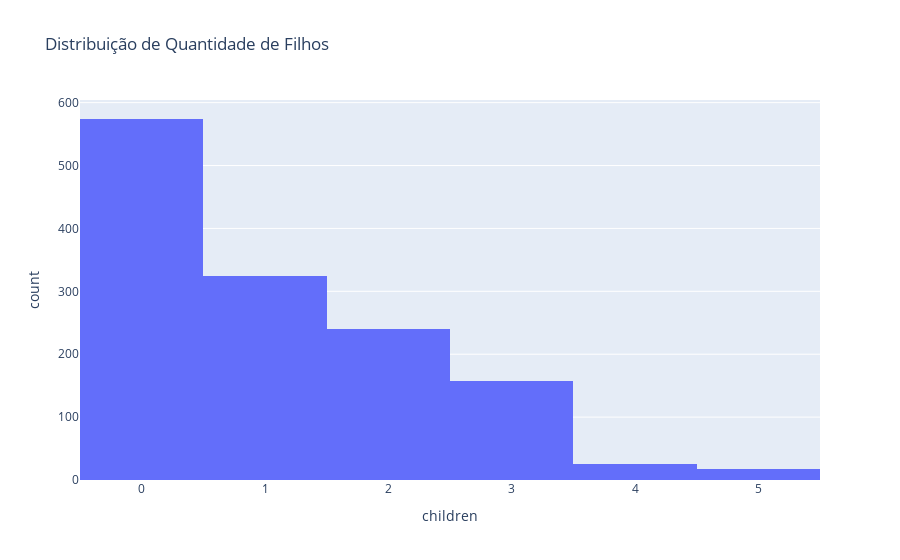

Notebook cell for this chart:
### Code cell
# mostrar a quantidade de filhos
fig = px.histogram(df_costs, x='children',title='Distribuição de Quantidade de Filhos')
fig.show()

### Figure 1 — Plotly figure (JSON) as saved in the notebook; plotly's stock layout.template omitted (floating-point values rounded to 4 significant figures; data arrays with more than 128 entries replaced by an {"elided": "..."} marker saying what was removed)
{"data": [{"bingroup": "x", "hovertemplate": "children=%{x}<br>count=%{y}<extra></extra>", "legendgroup": "", "marker": {"color": "#636efa", "pattern": {"shape": ""}}, "name": "", "orientation": "v", "showlegend": false, "type": "histogram", "x": {"elided": "1338 int values"}, "xaxis": "x", "yaxis": "y"}], "layout": {"barmode": "relative", "legend": {"tracegroupgap": 0}, "title": {"text": "Distribuição de Quantidade de Filhos"}, "xaxis": {"anchor": "y", "domain": [0, 1], "title": {"text": "children"}}, "yaxis": {"anchor": "x", "domain": [0, 1], "title": {"text": "count"}}}}
